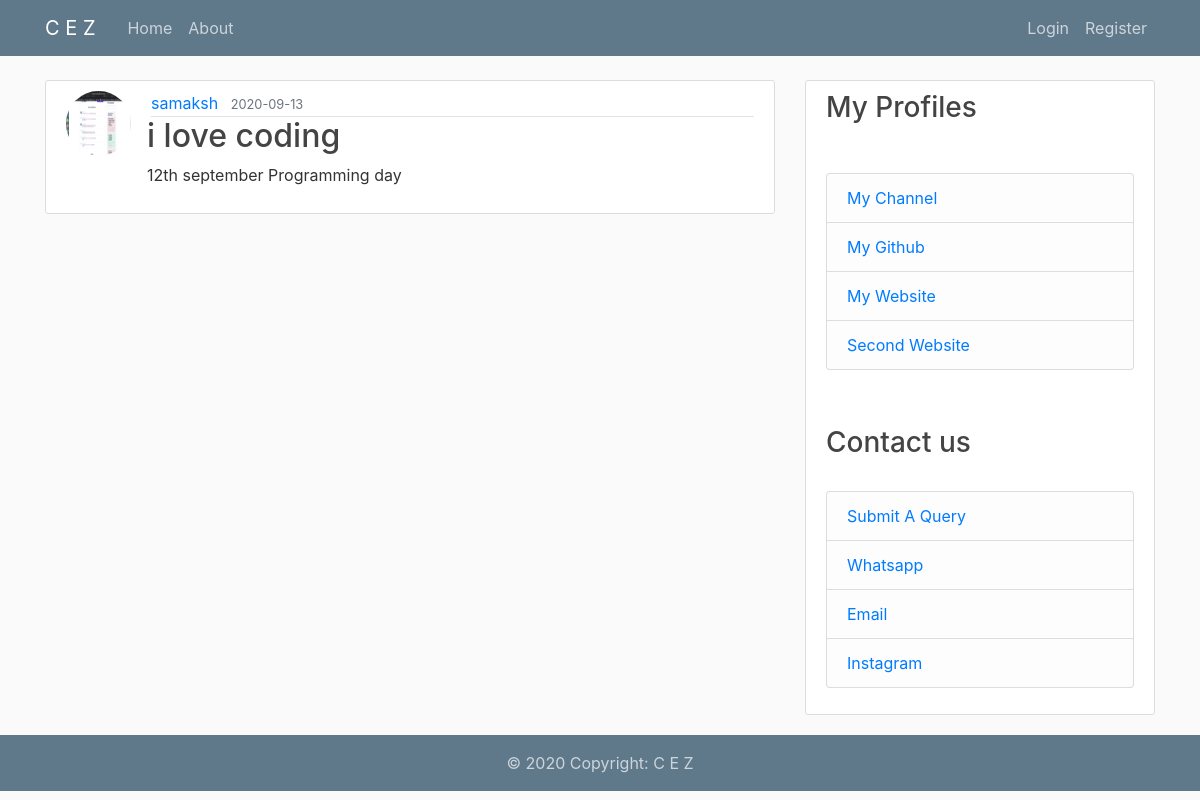
Screenshot of /post/2 with the database file from the repository.
### flaskblog/models.py (models this page shows, shortened)
class User(db.Model, UserMixin):
    id = db.Column(db.Integer, primary_key=True)
    username = db.Column(db.String(20), unique=True, nullable=False)
    email = db.Column(db.String(120), unique=True, nullable=False)
    image_file = db.Column(db.String(20), nullable=False, default='default.jpg')
    img_file = db.Column(db.String(20))
    password = db.Column(db.String(60), nullable=False)
    posts = db.relationship('Post', backref='author', lazy=True)

class Post(db.Model):
    id = db.Column(db.Integer, primary_key=True)
    title = db.Column(db.String(100), nullable=False)
    date_posted = db.Column(db.DateTime, nullable=False, default=datetime.utcnow)
    content = db.Column(db.Text, nullable=False)
    user_id = db.Column(db.Integer, db.ForeignKey('user.id'), nullable=False)

### flaskblog/routes.py (the view)
@app.route("/post/<int:post_id>")
def post(post_id):
    post = Post.query.get_or_404(post_id)
    return render_template('post.html', title=post.title, post=post)

### flaskblog/templates/post.html (shortened to what this page needs)
{% extends "layout.html" %}
{% block content %}
  <article class="media content-section">
    <img class="rounded-circle article-img" src="{{ url_for('static', filename='profile_pics/' + post.author.image_file) }}">
    <div class="media-body">
      <div class="article-metadata">
        <a class="mr-2" href="{{ url_for('user_posts', username=post.author.username) }}">{{ post.author.username }}</a>
        <small class="text-muted">{{ post.date_posted.strftime('%Y-%m-%d') }}</small>
      </div>
      <h2 class="article-title">{{ post.title }}</h2>
      <p class="article-content">{{ post.content }}</p>
    </div>
  </article>
{% endblock content %}

### flaskblog/static/main.css (style rules this page uses)
body { background: #fafafa; color: #333333; margin-top: 5rem; }
h1, h2, h3, h4, h5, h6 { color: #444444; }
.content-section { background: #ffffff; padding: 10px 20px; border: 1px solid #dddddd; border-radius: 3px; margin-bottom: 20px; }
.article-title { color: #444444; }
.article-content { white-space: pre-line; }
.article-img { height: 65px; width: 65px; margin-right: 16px; }
.article-metadata { padding-bottom: 1px; margin-left: 4px; border-bottom: 1px solid #e3e3e3 }

### flaskblog/templates/layout.html (style rules this page uses)
img { width: 40px; height: 40px; }

### rows the page displays
User: image_file (picture), author.username "samaksh"
Post: date_posted "2020-09-13", title "i love coding", content "12th september Programming day"
